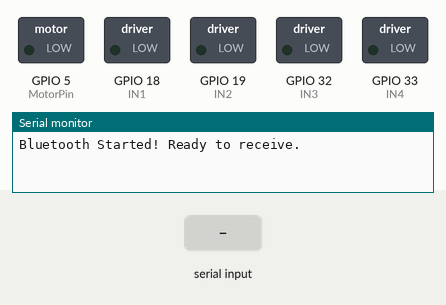
Simulated run of this sketch. Board: ESP32. On the bench: switched loads named in the sketch (green lamp = pin HIGH), the last lines printed to the serial monitor. The test bench sets the inputs (shaded band). Nothing arrives over Bluetooth unless stated.

Above: at 1.2 s.
1.3 s: "F90\n" received over the second serial link
At 2.5 s:
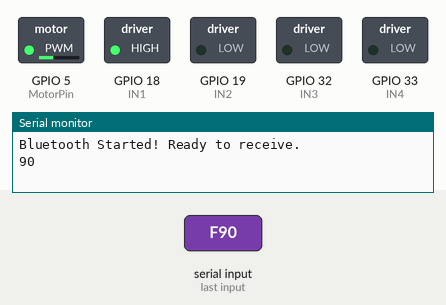
2.8 s: "F,45\n" received over the second serial link
At 3.9 s:
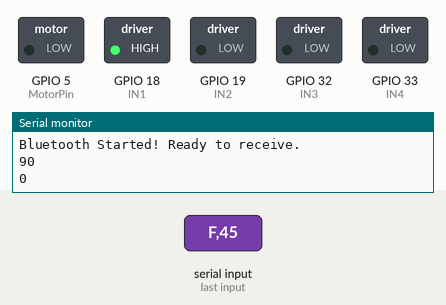
4.3 s: "B90\n" received over the second serial link
At 5.0 s:
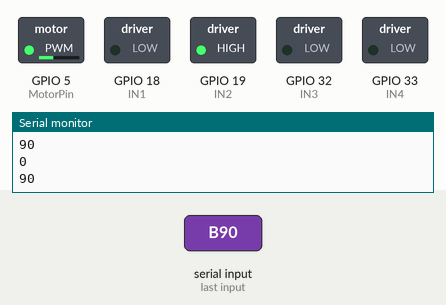
5.8 s: "B,45\n" received over the second serial link
At 6.1 s:
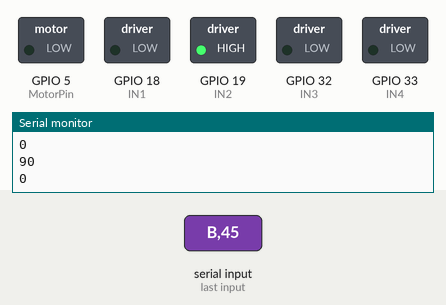
7.3 s: "L90\n" received over the second serial link
At 8.5 s:
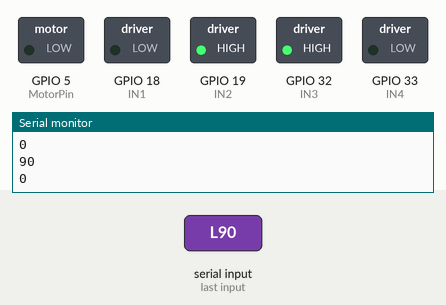
8.8 s: "R90\n" received over the second serial link
At 9.6 s:
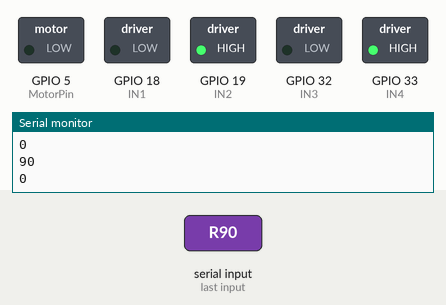
Timing chart, 0 to 11.3 s (numbered marks = the images above; inputs shaded):
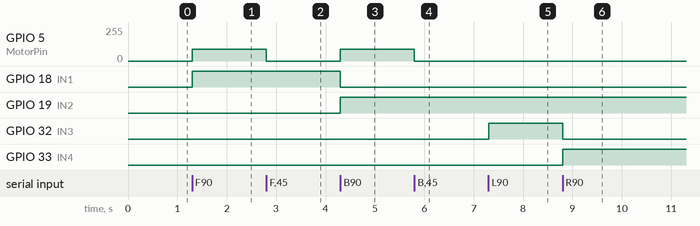

Measured:
- after the input at 1.3 s, GPIO 5 (MotorPin): 0/255 → 90/255 at once; GPIO 18 (IN1): LOW → HIGH at once
- after the input at 2.8 s, GPIO 5 (MotorPin): 90/255 → 0/255 at once
- after the input at 4.3 s, GPIO 5 (MotorPin): 0/255 → 90/255 at once; GPIO 18 (IN1): HIGH → LOW at once; GPIO 19 (IN2): LOW → HIGH at once
- after the input at 5.8 s, GPIO 5 (MotorPin): 90/255 → 0/255 at once
- after the input at 7.3 s, GPIO 32 (IN3): LOW → HIGH at once
- after the input at 8.8 s, GPIO 32 (IN3): HIGH → LOW at once; GPIO 33 (IN4): LOW → HIGH at once

The sketch:

BluetoothRC.ino
```cpp
#include "BluetoothSerial.h"
#include <Arduino.h>
BluetoothSerial BT;


byte MotorPin = 5;
byte IN1 = 18;
byte IN2 = 19;
byte IN3 = 32;
byte IN4 = 33;

void setup() {
    pinMode(MotorPin,OUTPUT);
    pinMode(IN1,OUTPUT);
    pinMode(IN2,OUTPUT);
    pinMode(IN3,OUTPUT);
    pinMode(IN4,OUTPUT);

    ledcSetup(0,1000,8);
    ledcAttachPin(MotorPin,0);


    Serial.begin(115200);
    BT.begin("ESP32 RC");

    Serial.println("Bluetooth Started! Ready to receive.");
}
void OffAll(){
  digitalWrite(IN1,LOW);
  digitalWrite(IN2,LOW);
  digitalWrite(IN3,LOW);
  digitalWrite(IN4,LOW);
  ledcWrite(0,0);
}
void forwardMotor(int speed){
  digitalWrite(IN1,HIGH);
  digitalWrite(IN2,LOW);
  ledcWrite(0, speed);
}
void reverseMotor(int speed){
  digitalWrite(IN1,LOW);
  digitalWrite(IN2,HIGH);
  ledcWrite(0, speed);
}

void Left(){
  digitalWrite(IN3,HIGH);
  digitalWrite(IN4,LOW);
}
void Right(){
  digitalWrite(IN3,LOW);
  digitalWrite(IN4,HIGH);
}
void Straight(){
  digitalWrite(IN3,LOW);
  digitalWrite(IN4,LOW);
}
void stopMotors() {
    digitalWrite(IN1, LOW);
    digitalWrite(IN2, LOW);
    digitalWrite(IN3, LOW);
    digitalWrite(IN4, LOW);
    ledcWrite(0, 0);
}

void loop() {
    if (BT.available()) {  // If data is received
      String recv;
      while (BT.available()){
        char c = BT.read();
        if (c == 'x') break;
        recv += c;
      }
      char Gear = recv[0];
      if (Gear == 'F' || Gear == 'B'){
        String snum;
        char s1,s2,s3;
        s1 = recv[1];
        s2 = recv[2];
        s3 = recv[3];
        snum = String(s1) + String(s2) + String(s3);
        int Force = snum.toInt();
        Serial.println(Force);
        if (Force > 255){
          Force = 255;
        }else if(Force < 0){
          Force = 0;
        }
        if (Gear == 'F'){
          forwardMotor(Force);
        }else{
          reverseMotor(Force);
        }
      }else if (Gear == 'L'){
        Left();
      }else if (Gear == 'R'){
        Right();
      }else if (Gear == 'N'){
        Straight();
      }else if (Gear == 'S'){
        stopMotors();
      }
    }
}
```
